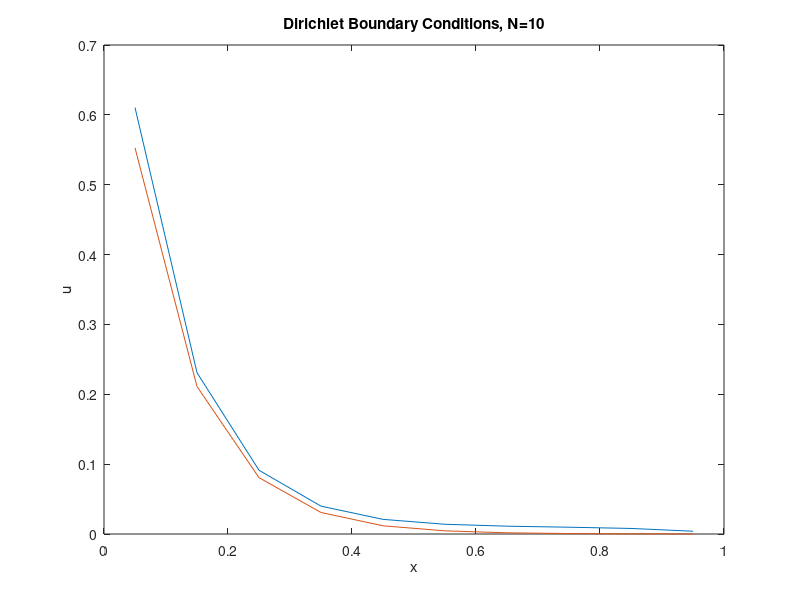

Write the MATLAB code that produced this figure.
%%Boundary Conditions and givens
n=10; %increase for grid convergence
L=1;
k=10;
lambda=(k^2);
U0=1;
v=1;
h=L/n;
a=ones(n+2,1);                          %superdiagonal
b=-(2+lambda*(h^2))*ones(n+2,1);        %diagonal
c=ones(n+2,1);                          %subdiagonal
d=zeros(n+2,1);
b(1)=1;     
c(1)=1;     
a(n+2)=1;   
b(n+2)=1;
d(1)=2*U0;

c1=zeros(n+2,1);
d1=zeros(n+2,1);
d1(1)=d(1)/b(1);
c1(1)=c(1)/b(1);

for i=2:n+2
c1(i)=c(i)/(b(i)-a(i)*c1(i-1));
d1(i)=(d(i)-a(i)*d1(i-1))/(b(i)-a(i)*c1(i-1));
end
%back substitution
u=zeros(n+2,1);
u(n+2)=d1(n+2);
for i=n+1:-1:1
    u(i)=d1(i)-c1(i)*u(i+1);
end
%%Graphing
x=h/2:h:(L-h/2);
ut=(1-(sinh(k*(L-x))+sinh(k*x))/sinh(k*L))*(1/(k^2))+U0*(sinh(k*(L-x))/sinh(k*L));
plot(x,ut,x,u(2:n+1))
title('Dirichlet Boundary Conditions, N=10')
xlabel('x')
ylabel('u')

%%Part 2
h=L/n;
a=ones(n+2,1);
b=-(2+lambda*(h^2))*ones(n+2,1);
c=ones(n+2,1);
d=zeros(n+2,1);
b(1)=1;
a(n+2)=1;
d(1)=v;
%%Forward elimination
d1=zeros(n+2,1);
c1=zeros(n+2,1);
d1(1)=d(1)/b(1);
c1(1)=c(1)/b(1);
for i=2:n+2
    c1(i)=c(i)/(b(i)-a(i)*c1(i-1));
    d1(i)=(d(i)-a(i)*d1(i-1))/b(i)-a(i)*c1(i-1);
end
%Back Substitiution
u=zeros(n+2,1);
u(n+2)=d1(n+2);
for i=n+1:-1:1
    u(i)=d1(i)-c1(i)*u(i+1);
end
ut2=(1-(cosh(k*x)/cosh(k*L))*(1/(k^2)))-(v/k)*(sinh(k*(L-x))/cosh(k*L));
%%plot(x,ut2,x,u(2:n+1))